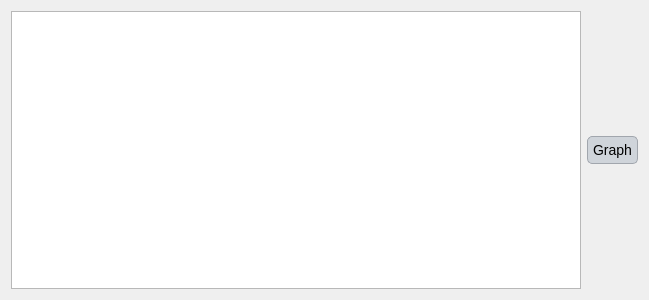
<?xml version="1.0" encoding="UTF-8"?>
<ui version="4.0">
 <class>Dialog</class>
 <widget class="QDialog" name="Dialog">
  <property name="geometry">
   <rect>
    <x>0</x>
    <y>0</y>
    <width>649</width>
    <height>300</height>
   </rect>
  </property>
  <property name="windowTitle">
   <string>Dialog</string>
  </property>
  <property name="styleSheet">
   <string notr="true">QLabel {
    font-family: 'Georgia'; /* Cambiar la fuente a Georgia */
    font-size: 16px; /* Cambiar el tamaño de la fuente */
    color: #000000; /* Color del texto (blanco) */
}

QLineEdit {
    font-family: 'Georgia'; /* Cambiar la fuente a Georgia */
    font-size: 14px; /* Cambiar el tamaño de la fuente */
    color: #000000; /* Color del texto (blanco) */
    background-color: #f0f0f0; /* Color de fondo del QLineEdit */
    border: 1px solid #000000; /* Borde blanco */
}

QComboBox {
    font-family: 'Georgia'; /* Cambiar la fuente a Georgia */
    font-size: 14px; /* Cambiar el tamaño de la fuente */
    color: #000000; /* Color del texto (blanco) */
    background-color: #cfd4da; /* Fondo oscuro del ComboBox */
}

QRadioButton {
    font-family: 'Georgia'; /* Cambiar la fuente a Georgia */
    font-size: 14px; /* Cambiar el tamaño de la fuente */
    color: #000000; /* Color del texto (blanco) */
}

QCheckBox {
    font-family: 'Georgia'; /* Cambiar la fuente a Georgia */
    font-size: 14px; /* Cambiar el tamaño de la fuente */
    color: #000000; /* Color del texto (blanco) */
}

/* Cambiar la fuente y estilo de los QPushButton */
QPushButton {
    font-family: 'Georgia'; /* Cambiar la fuente */
    font-size: 14px; /* Cambiar el tamaño de la fuente */
    color: #000000; /* Color del texto negro */
    background-color: #cfd4da; /* Fondo gris claro */
    border: 1px solid #a1a6ad; /* Borde gris medio */
    border-radius: 5px; /* Bordes redondeados */
    padding: 5px; /* Espaciado interno */
}

/* Estilo cuando el ratón pasa sobre el botón */
QPushButton:hover {
    color: #000000; /* Mantener el texto negro */
    background-color: #b7bcc3; /* Fondo gris un poco más oscuro al pasar el mouse */
}

/* Estilo cuando el botón está presionado */
QPushButton:pressed {
    background-color: #a6acb3; /* Fondo ligeramente más oscuro al presionar */
    color: #000000; /* Mantener el texto negro cuando se presiona */
}



/* Estilo general para QTableWidget y QTableView */
QTableWidget, QTableView {
    font-family: 'Georgia'; /* Cambiar la fuente a Georgia */
    font-size: 14px; /* Tamaño de la fuente */
    color: #000000; /* Color del texto negro */
    background-color: #e6e9ed; /* Fondo gris claro para la tabla */
    gridline-color: #a1a6ad; /* Color de las líneas de la tabla (gris medio) */
    selection-background-color: #b7bcc3; /* Color de fondo cuando se selecciona una celda (gris suave) */
    selection-color: #000000; /* Color del texto cuando la celda está seleccionada (negro) */
}

/* Estilo para el encabezado horizontal de la tabla */
QHeaderView::section {
    font-family: 'Georgia'; /* Cambiar la fuente a Georgia */
    font-size: 14px; /* Tamaño de la fuente */
    color: #000000; /* Color del texto negro */
    background-color: #cfd4da; /* Fondo gris claro del encabezado */
    border: 1px solid #a1a6ad; /* Borde gris medio entre las secciones */
    padding: 4px; /* Espaciado interno en el encabezado */
}

/* Estilo para las celdas de la tabla al pasar el mouse */
QTableWidget::item:hover, QTableView::item:hover {
    background-color: #b7bcc3; /* Fondo gris suave al pasar el mouse */
    color: #000000; /* Mantener el texto negro */
}

/* Estilo para las celdas cuando están seleccionadas */
QTableWidget::item:selected, QTableView::item:selected {
    background-color: #a6acb3; /* Fondo gris intermedio cuando está seleccionado */
    color: #000000; /* Texto negro cuando está seleccionado */
}

/* Ajustar el tamaño de las celdas */
QTableWidget::item, QTableView::item {
    padding: 4px; /* Espaciado interno de las celdas */
}

/* Estilo para el borde inferior de la tabla */
QTableCornerButton::section {
    background-color: #cfd4da; /* Fondo del botón de esquina */
    border: 1px solid #a1a6ad; /* Borde gris medio del botón de esquina */
}</string>
  </property>
  <layout class="QGridLayout" name="gridLayout">
   <item row="0" column="0">
    <widget class="QTextEdit" name="textEdit"/>
   </item>
   <item row="0" column="1">
    <widget class="QPushButton" name="graph">
     <property name="text">
      <string>Graph</string>
     </property>
    </widget>
   </item>
  </layout>
 </widget>
 <resources/>
 <connections/>
</ui>
